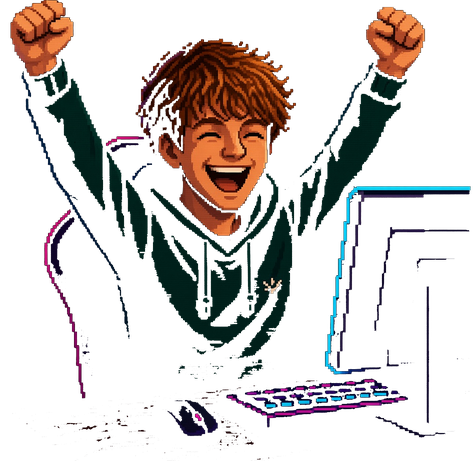
#> input picture assets/pete-cheer.png, 476 x 461 px, given in place of pete-sprite-source.jpg, which was not available
$ python make_sprite.py
#> lines starting #> are read from the running program, lines starting #| are printed output that depends on the picture; after the words box and inside, x2 and y2 are one past the last pixel; in counts of white or black regions, pixels touching at a corner belong together
"""Turns the black-background Pete art into transparent, aligned PNG sprites.
pete.png and pete-cheer.png come out the same size with the desk/monitor lined up,
so the game can swap between them without anything jumping."""
from PIL import Image
import numpy as np
from collections import deque
import os, sys
# Usage: python3 tools/make_sprite.py [folder with pete-sprite-source.jpg & pete-cheer-source.jpg]
SRC = sys.argv[1] if len(sys.argv) > 1 else os.path.join(os.path.dirname(__file__), '..', '..')
OUT = os.path.join(os.path.dirname(os.path.abspath(__file__)), '..', 'assets')

def strip_black(im, thresh=30):
    a = np.asarray(im.convert('RGB')).astype(int)
    h, w, _ = a.shape
    mx = a.max(axis=2)
    dark = mx < thresh
    bg = np.zeros((h, w), bool)
    q = deque()
    for x in range(w):
        for y in (0, h - 1):
            if dark[y, x] and not bg[y, x]: bg[y, x] = True; q.append((y, x))
    for y in range(h):
        for x in (0, w - 1):
            if dark[y, x] and not bg[y, x]: bg[y, x] = True; q.append((y, x))
    while q:  # flood fill from the edges so dark bits *inside* Pete stay solid
        y, x = q.popleft()
        for dy, dx in ((1, 0), (-1, 0), (0, 1), (0, -1)):
            ny, nx = y + dy, x + dx
            if 0 <= ny < h and 0 <= nx < w and dark[ny, nx] and not bg[ny, nx]:
                bg[ny, nx] = True; q.append((ny, nx))
    alpha = np.where(bg, 0, 255).astype(np.uint8)
    nb = np.zeros_like(bg)
    nb[1:] |= bg[:-1]; nb[:-1] |= bg[1:]; nb[:, 1:] |= bg[:, :-1]; nb[:, :-1] |= bg[:, 1:]
    m = (~bg) & (mx < 55) & nb          # soften the very edge pixels
    alpha[m] = np.clip((mx[m] - thresh) * 255 // 25, 0, 255)
    return Image.fromarray(np.dstack([a.astype(np.uint8), alpha]), 'RGBA')

normal = Image.open(os.path.join(SRC, 'pete-sprite-source.jpg')).convert('RGB')
cheer = Image.open(os.path.join(SRC, 'pete-cheer-source.jpg')).convert('RGB')
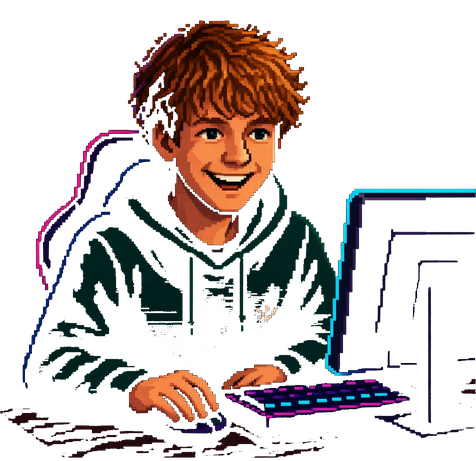
#> input picture assets/pete.png, 476 x 461 px, given in place of pete-cheer-source.jpg, which was not available
# Cheer art is framed slightly differently: register it onto the normal frame
# (found by a brute-force search on the desk/monitor/keyboard area).
S, TX, TY = 0.97, 0, -16
cheer = cheer.transform((1024, 1024), Image.AFFINE, (1/S, 0, -TX/S, 0, 1/S, -TY/S), Image.BICUBIC, fillcolor=(0, 0, 0))
#> cheer: PIL image 1024x1024 RGB

n = strip_black(normal); c = strip_black(cheer)
#> in strip_black, `dark = mx < thresh`:
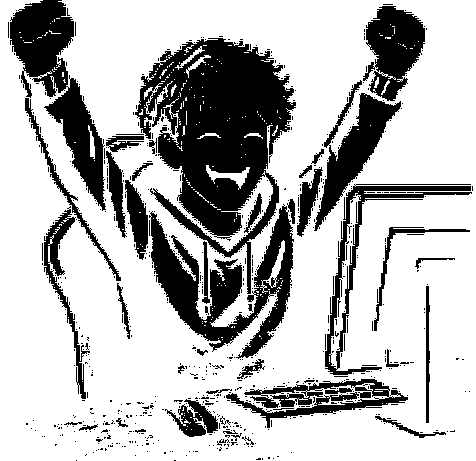
#> dark: shape (461, 476) bool; 72.4% white; 726 black regions (680 under 20 px), largest, box (x1, y1, x2, y2) and area: (135, 38, 296, 294) 19936, (149, 204, 294, 359) 8172, (10, 0, 106, 211) 7276
#> after the loop in strip_black, `for x in range(w):`: bg: shape (461, 476) bool; 0.42% white in thin lines or dots
#> after the loop in strip_black, `for y in range(h):`: bg: shape (461, 476) bool; 0.84% white in thin lines or dots
#> after the loop in strip_black, `while q:`: bg: shape (461, 476) bool; 70.8% white; 708 black regions (662 under 20 px), largest, box (x1, y1, x2, y2) and area: (135, 38, 296, 294) 21329, (149, 204, 294, 359) 8600, (10, 0, 106, 211) 7513
#> in strip_black, `nb[1:] |= bg[:-1]`: nb: shape (461, 476) bool; 70.5% white; 706 black regions (660 under 20 px), largest, box (x1, y1, x2, y2) and area: (135, 39, 296, 295) 21329, (149, 205, 294, 360) 8600, (0, 0, 476, 212) 7989
#> in strip_black, `nb[:, :-1] |= bg[:, 1:]`: nb: shape (461, 476) bool; 77.1% white; 108 black regions (65 under 20 px), largest, box (x1, y1, x2, y2) and area: (136, 39, 295, 293) 19173, (151, 207, 292, 357) 7209, (11, 0, 73, 96) 3743
#> in strip_black, `m = (~bg) & (mx < 55) & nb`: m: shape (461, 476) bool; 4% white in thin lines or dots
#> call 2 of strip_black, with thresh = 30
#> in strip_black (call 2), `mx = a.max(axis=2)`:
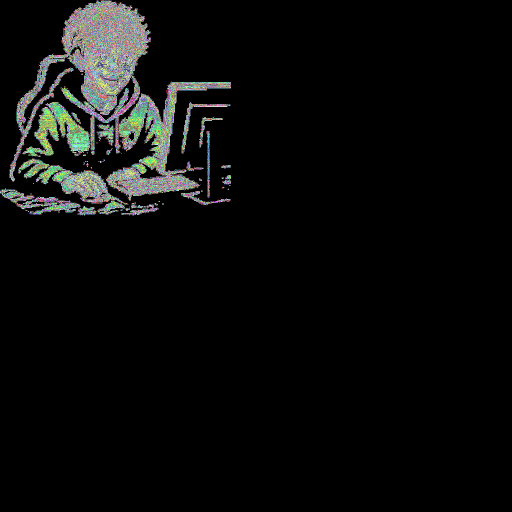
#> mx: shape (1024, 1024) int64 (shown at 1/2 size); 256 distinct labels, from 0 to 255; one colour per label, 0 black
#> in strip_black (call 2), `dark = mx < thresh`: dark: shape (1024, 1024) bool; 94.1% white; 593 black regions (542 under 20 px), largest, box (x1, y1, x2, y2) and area: (124, 1, 302, 297) 25435, (214, 164, 462, 399) 15233, (107, 341, 220, 405) 4089
#> after the loop in strip_black (call 2), `for x in range(w):`: bg: shape (1024, 1024) bool; 0.2% white in thin lines or dots
#> after the loop in strip_black (call 2), `for y in range(h):`:
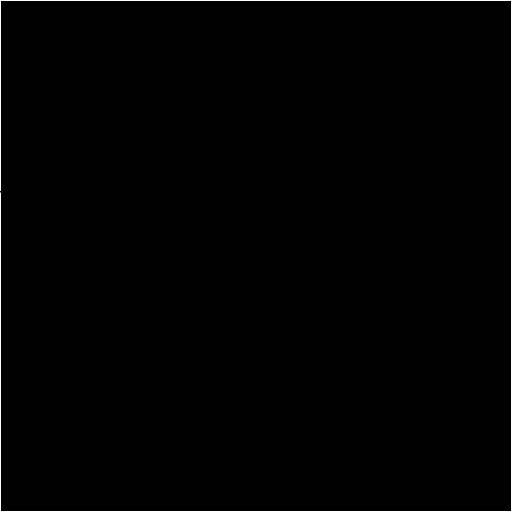
#> bg: shape (1024, 1024) bool (shown at 1/2 size); 0.39% white in thin lines or dots
#> after the loop in strip_black (call 2), `while q:`: bg: shape (1024, 1024) bool; 93.8% white; 580 black regions (529 under 20 px), largest, box (x1, y1, x2, y2) and area: (124, 1, 302, 297) 26625, (214, 164, 462, 399) 16044, (107, 341, 220, 405) 4487
#> in strip_black (call 2), `nb[1:] |= bg[:-1]`: nb: shape (1024, 1024) bool; 93.7% white; 581 black regions (529 under 20 px), largest, box (x1, y1, x2, y2) and area: (124, 2, 302, 298) 26625, (214, 165, 462, 400) 16044, (107, 342, 220, 406) 4487
#> in strip_black (call 2), `nb[:, :-1] |= bg[:, 1:]`: nb: shape (1024, 1024) bool; 95% white; 98 black regions (60 under 20 px), largest, box (x1, y1, x2, y2) and area: (125, 2, 301, 222) 22754, (239, 165, 461, 350) 8625, (215, 338, 397, 398) 4589
#> in strip_black (call 2), `m = (~bg) & (mx < 55) & nb`: m: shape (1024, 1024) bool; 0.83% white in thin lines or dots, all inside (x1, y1, x2, y2) = (0, 1, 462, 430)
#> in strip_black (call 2), `return Image.fromarray(np.dstack([a.astype(np.uint8), alpha]), 'RGBA')`:
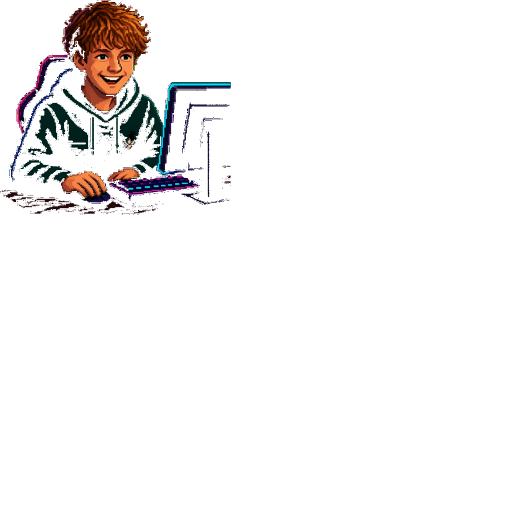
#> returned value: PIL image 1024x1024 RGBA (shown at 1/2 size); mean R, G, B, A 4.5, 2.9, 2.7, 14.5; transparent parts drawn white
b1, b2 = n.getbbox(), c.getbbox()
#> b1 = (8, 0, 473, 461); b2 = (0, 1, 462, 430)
box = (min(b1[0], b2[0]), min(b1[1], b2[1]), max(b1[2], b2[2]), max(b1[3], b2[3]))
#> box = (0, 0, 473, 461)
print('crop box', box)
#| crop box (0, 0, 473, 461)
for img, name in ((n, 'pete.png'), (c, 'pete-cheer.png')):
    out = img.crop(box)
    out = out.resize((out.width // 2, out.height // 2), Image.LANCZOS)
    out.save(os.path.join(OUT, name))
    print(name, out.size)
#> this loop made 2 passes
#> name on passes 1 to 2: 'pete.png', 'pete-cheer.png'
#| pete.png (236, 230)
#| pete-cheer.png (236, 230)
#> pass 1, `out = out.resize((out.width // 2, out.height // 2), Image.LANCZOS)`:
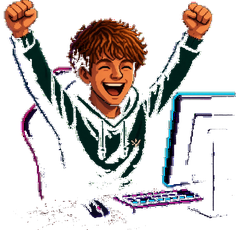
#> out: PIL image 236x230 RGBA; mean R, G, B, A 23.3, 17.5, 17.2, 68.1; transparent parts drawn white
#> pass 2, `out = out.resize((out.width // 2, out.height // 2), Image.LANCZOS)`:
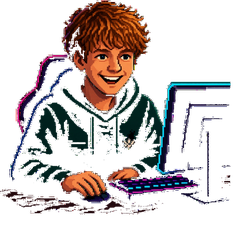
#> out: PIL image 236x230 RGBA; mean R, G, B, A 25.3, 16.8, 17.7, 70; transparent parts drawn white
